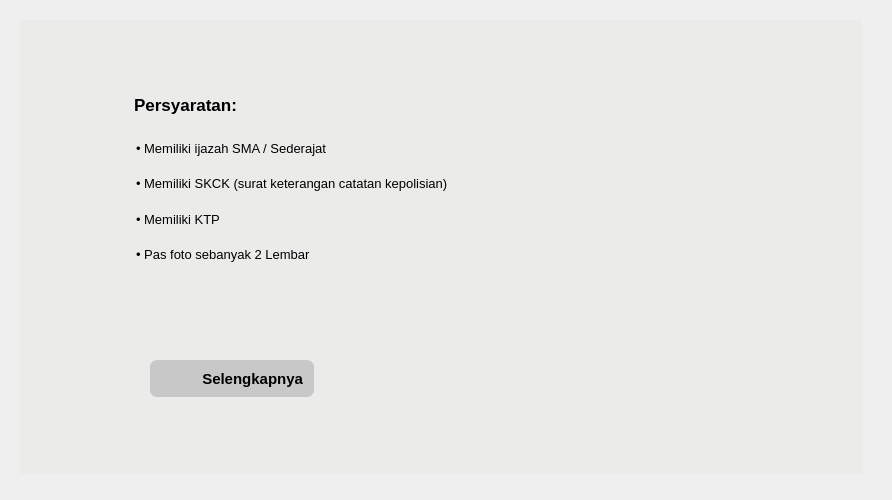
<?xml version="1.0" encoding="UTF-8"?>
<ui version="4.0">
 <class>Form_dboard_daftarPkrja_jasa</class>
 <widget class="QWidget" name="Form_dboard_daftarPkrja_jasa">
  <property name="geometry">
   <rect>
    <x>0</x>
    <y>0</y>
    <width>892</width>
    <height>500</height>
   </rect>
  </property>
  <property name="windowTitle">
   <string>Form</string>
  </property>
  <widget class="QWidget" name="FormDaftar_pekerjaJasa" native="true">
   <property name="geometry">
    <rect>
     <x>20</x>
     <y>20</y>
     <width>842</width>
     <height>454</height>
    </rect>
   </property>
   <property name="styleSheet">
    <string notr="true">background-color: #ebebea;</string>
   </property>
   <widget class="QLabel" name="label">
    <property name="geometry">
     <rect>
      <x>0</x>
      <y>11</y>
      <width>842</width>
      <height>442</height>
     </rect>
    </property>
    <property name="text">
     <string/>
    </property>
    <property name="pixmap">
     <pixmap resource="../Resources_rc/resources.qrc">:/Images/Aset/Shadow_blue.jpg</pixmap>
    </property>
    <property name="scaledContents">
     <bool>true</bool>
    </property>
   </widget>
   <widget class="QLabel" name="label_2">
    <property name="geometry">
     <rect>
      <x>114</x>
      <y>70</y>
      <width>103</width>
      <height>29</height>
     </rect>
    </property>
    <property name="font">
     <font>
      <family>Nirmala UI</family>
      <pointsize>13</pointsize>
      <weight>75</weight>
      <bold>true</bold>
     </font>
    </property>
    <property name="text">
     <string>Persyaratan:</string>
    </property>
   </widget>
   <widget class="QLabel" name="label_3">
    <property name="geometry">
     <rect>
      <x>116</x>
      <y>120</y>
      <width>201</width>
      <height>16</height>
     </rect>
    </property>
    <property name="font">
     <font>
      <family>Nirmala UI</family>
      <pointsize>10</pointsize>
     </font>
    </property>
    <property name="text">
     <string>• Memiliki ijazah SMA / Sederajat</string>
    </property>
   </widget>
   <widget class="QLabel" name="label_4">
    <property name="geometry">
     <rect>
      <x>116</x>
      <y>148</y>
      <width>321</width>
      <height>30</height>
     </rect>
    </property>
    <property name="font">
     <font>
      <family>Nirmala UI</family>
      <pointsize>10</pointsize>
     </font>
    </property>
    <property name="styleSheet">
     <string notr="true">background-color: transparent;</string>
    </property>
    <property name="text">
     <string>• Memiliki SKCK (surat keterangan catatan kepolisian)</string>
    </property>
   </widget>
   <widget class="QLabel" name="label_5">
    <property name="geometry">
     <rect>
      <x>116</x>
      <y>191</y>
      <width>201</width>
      <height>16</height>
     </rect>
    </property>
    <property name="font">
     <font>
      <family>Nirmala UI</family>
      <pointsize>10</pointsize>
     </font>
    </property>
    <property name="styleSheet">
     <string notr="true">background-color: transparent;</string>
    </property>
    <property name="text">
     <string>• Memiliki KTP</string>
    </property>
   </widget>
   <widget class="QLabel" name="label_6">
    <property name="geometry">
     <rect>
      <x>116</x>
      <y>226</y>
      <width>201</width>
      <height>16</height>
     </rect>
    </property>
    <property name="font">
     <font>
      <family>Nirmala UI</family>
      <pointsize>10</pointsize>
     </font>
    </property>
    <property name="styleSheet">
     <string notr="true">background-color: transparent;</string>
    </property>
    <property name="text">
     <string>• Pas foto sebanyak 2 Lembar</string>
    </property>
   </widget>
   <widget class="QLabel" name="img_daftarPekerja_jasa">
    <property name="geometry">
     <rect>
      <x>431</x>
      <y>1</y>
      <width>464</width>
      <height>455</height>
     </rect>
    </property>
    <property name="styleSheet">
     <string notr="true">background-color: transparent;</string>
    </property>
    <property name="text">
     <string/>
    </property>
    <property name="pixmap">
     <pixmap resource="../Resources_rc/resources.qrc">:/Images/Aset/img_daftarPekerja_Jasa_nobg.png</pixmap>
    </property>
    <property name="scaledContents">
     <bool>true</bool>
    </property>
   </widget>
   <widget class="QPushButton" name="btn_selengkapnya2">
    <property name="geometry">
     <rect>
      <x>130</x>
      <y>340</y>
      <width>164</width>
      <height>37</height>
     </rect>
    </property>
    <property name="font">
     <font>
      <family>Nirmala UI</family>
      <pointsize>11</pointsize>
      <weight>75</weight>
      <bold>true</bold>
     </font>
    </property>
    <property name="styleSheet">
     <string notr="true">background-color: #c8c8c8;
border-radius : 7px;
text-align: right;
padding-right: 11px;</string>
    </property>
    <property name="text">
     <string>Selengkapnya</string>
    </property>
   </widget>
   <widget class="QPushButton" name="btn_selengkapny">
    <property name="geometry">
     <rect>
      <x>150</x>
      <y>345</y>
      <width>27</width>
      <height>27</height>
     </rect>
    </property>
    <property name="styleSheet">
     <string notr="true">background-color: #c8c8c8;
border: 1px solid transparent;</string>
    </property>
    <property name="text">
     <string/>
    </property>
    <property name="icon">
     <iconset resource="../Resources_rc/resources.qrc">
      <normaloff>:/Images/Aset/Icon-At-home-removebg.png</normaloff>:/Images/Aset/Icon-At-home-removebg.png</iconset>
    </property>
    <property name="iconSize">
     <size>
      <width>27</width>
      <height>27</height>
     </size>
    </property>
   </widget>
  </widget>
 </widget>
 <resources>
  <include location="../Resources_rc/resources.qrc"/>
 </resources>
 <connections/>
</ui>
